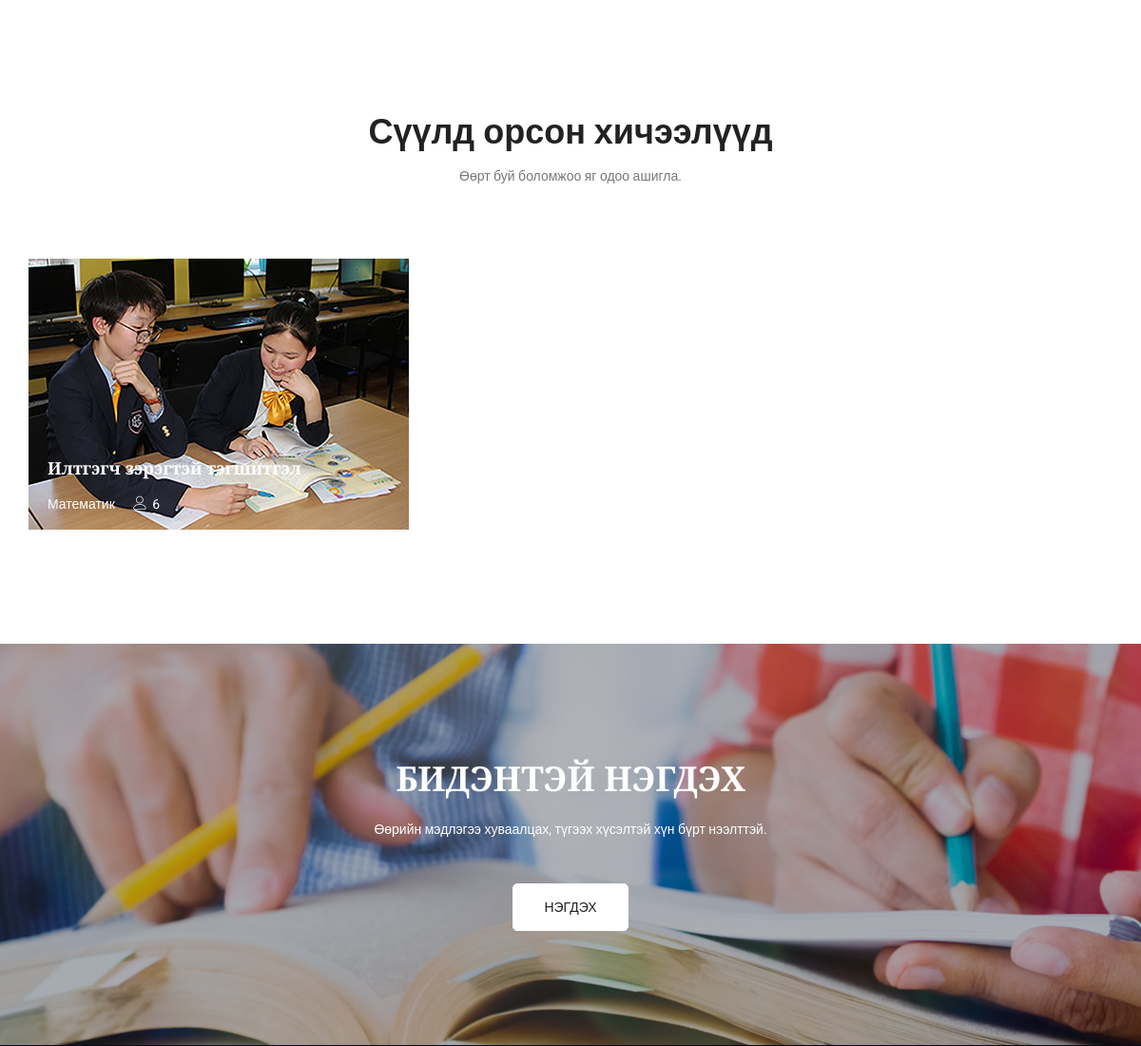
The app's page / (middle part), older data.
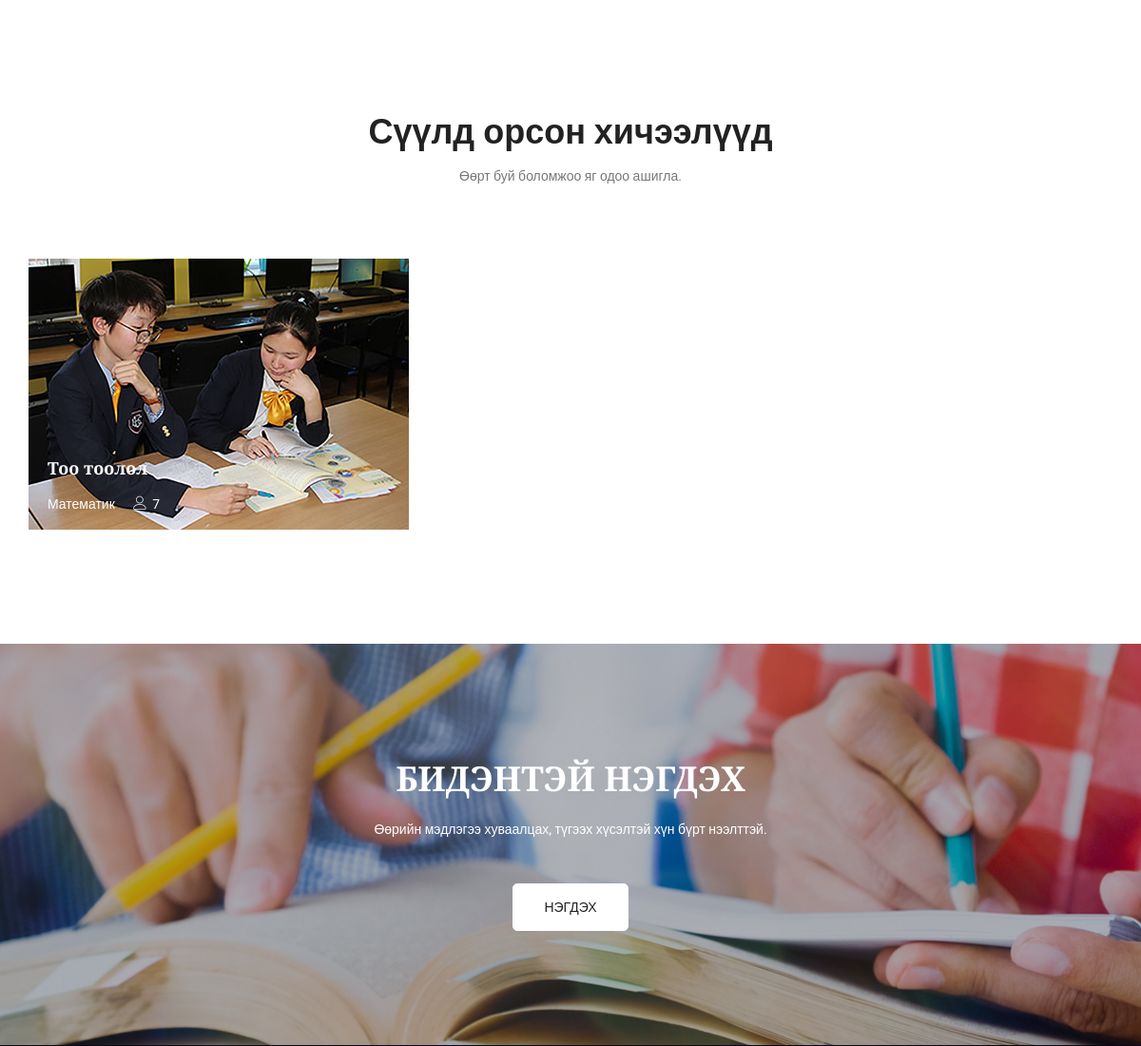
The same page, newer data.
### lesson/models.py (models this page shows, shortened)
class TimeStampedModel(models.Model):
    created_at = models.DateTimeField(auto_now_add=True, null=True)
    modified_at = models.DateTimeField(auto_now=True, null=True)
    active = models.BooleanField(u"Төлөв", default=True)
    class Meta:
        abstract = True

class Article(TimeStampedModel):
    title = models.CharField(u'Гарчиг', max_length=50)
    slug = models.SlugField(u"Хаяг", null=True, unique=True,
                            blank=True, allow_unicode=True)
    class_number = models.IntegerField(verbose_name='Анги', null=True)
    body = models.TextField(u'Хичээлийн текст', blank=True, null=True)
    cover = ImageField(u"Зураг", upload_to=cover_upload, null=True)
    subject = models.ForeignKey(Subject, on_delete=models.CASCADE, related_name='Subject')
    class Meta:
        verbose_name = u"Нийтлэл"
        verbose_name_plural = u"Нийтлэлүүд"
    def get_absolute_url(self):
        return reverse("lesson:articleDetails", kwargs={'slug': self.slug})

class Subject(TimeStampedModel):
    name = models.CharField(u'Хичээлийн нэр', max_length=50)
    slug = models.SlugField(u"Хаяг", null=True, unique=True,
                            blank=True, allow_unicode=True)
    description = models.TextField(u"Тайлбар", null=True, blank=True)
    class Meta:
        verbose_name = u"Хичээл"
        verbose_name_plural = u"Хичээлүүд"
    def __str__(self):
        return self.name
    def get_absolute_url(self):
        return reverse("lesson:subjectDetail", kwargs={'slug': self.slug})

### lesson/views.py (the view)
# urls.py: path('', LatestArticles.as_view(template_name='learnit/index.html'), name='latest_lessons'),
class LatestArticles(ListView):
    model = Article
    context_object_name = 'articles'
    def get_context_data(self, *args, **kwargs):
        context = super().get_context_data(**kwargs)
        context['subjects'] = Subject.objects.all()[:5]
        return context

### lesson/templates/learnit/index.html (shortened to what this page needs)
{% extends 'learnit/base.html' %}
{% block content %}
{% load static %}
        <section class="courses_area p_120">
        	<div class="container">
        		<div class="main_title">
        			<h2>Сүүлд орсон хичээлүүд</h2>
        			<p>Өөрт буй боломжоо яг одоо ашигла.</p>
        		</div>
        		<div class="row courses_inner">
        			<div class="col-lg-9">
						<div class="grid_inner">
							{% for article in articles %}
							<div class="grid_item wd55">
								<div class="courses_item">
									<img src="{% static 'content/img/courses/course-1.jpg' %}" alt="">
									<div class="hover_text">
										<a href="{{ article.get_absolute_url }}"><h4>{{ article.title }}</h4></a>
										<ul class="list">
											<li><a href="#">{{ article.subject }}</a></li>
											<li><a href="#"><i class="lnr lnr-user"></i>{{ article.class_number }}</a></li>
										</ul>
									</div>
								</div>
							</div>
							{% endfor %}
        		</div>
        	</div>
        </section>
        <section class="impress_area p_120">
        	<div class="container">
        		<div class="impress_inner text-center">
					<h2>БИДЭНТЭЙ НЭГДЭХ</h2>
					<p>Өөрийн мэдлэгээ хуваалцах, түгээх хүсэлтэй хүн бүрт нээлттэй.</p>
					<a class="main_btn2" href="#">НЭГДЭХ</a>
        		</div>
        	</div>
        </section>
{% endblock %}

Row changes from the older to the newer data that the page shows:
removed Article: title "Илтгэгч зэрэгтэй тэгшитгэл", subject "Математик", class_number "6"
added Article: title "Тоо тоолол", subject "Математик", class_number "7"
